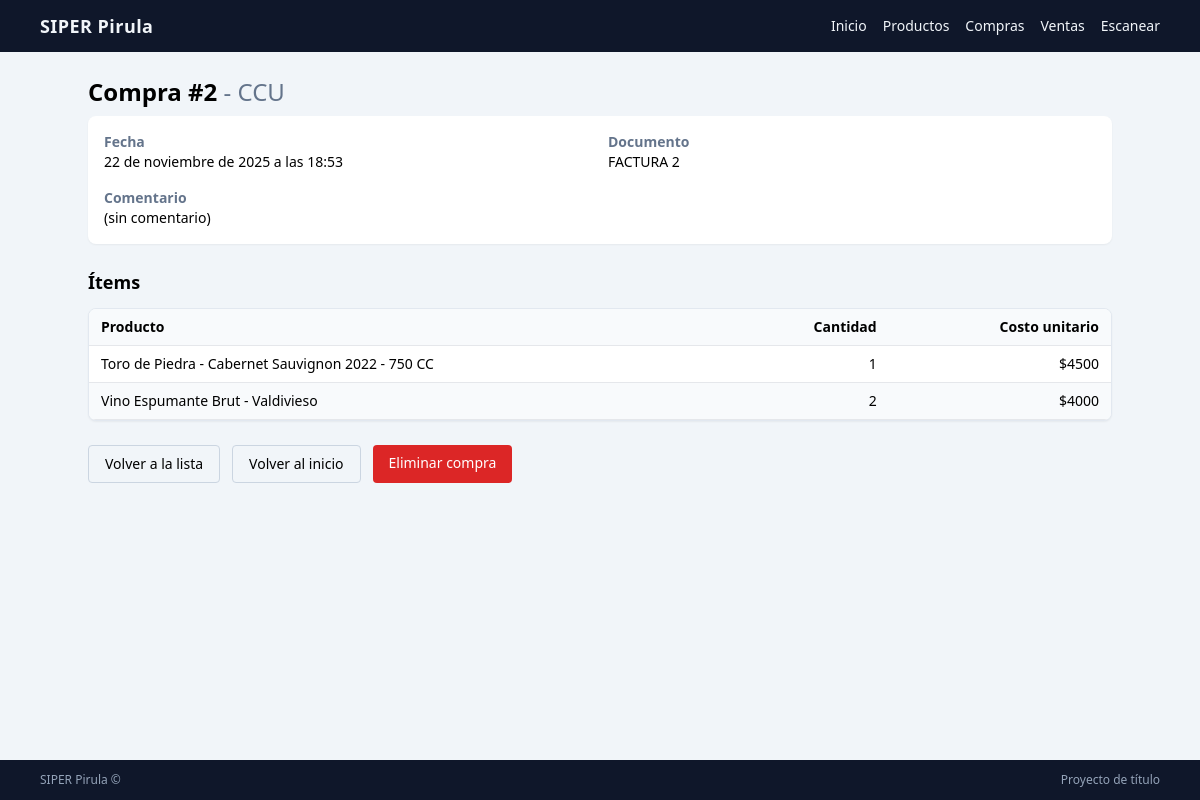
Page /inventario/compras/2/ (signed in) on the committed database.
### inventario/models.py (models this page shows, shortened)
class Compra(models.Model):
    DOC_FACTURA = "FACTURA"
    DOC_BOLETA = "BOLETA"
    DOC_GUIA = "GUIA"
    DOC_OTRO = "OTRO"
    DOC_CHOICES = [
        (DOC_FACTURA, "Factura"),
        (DOC_BOLETA, "Boleta"),
        (DOC_GUIA, "Guía de despacho"),
        (DOC_OTRO, "Otro"),
    ]
    negocio = models.ForeignKey(Negocio, on_delete=models.PROTECT)
    proveedor = models.ForeignKey(Proveedor, on_delete=models.PROTECT)
    doc_tipo = models.CharField(max_length=20, choices=DOC_CHOICES)
    doc_num = models.CharField(max_length=40, blank=True, null=True)
    fecha = models.DateTimeField(auto_now_add=True)
    comentario = models.CharField(max_length=200, blank=True, null=True)
    class Meta:
        db_table = "ingreso_compra"
        ordering = ["-fecha"]

class Proveedor(models.Model):
    negocio = models.ForeignKey(Negocio, on_delete=models.PROTECT)
    nombre = models.CharField(max_length=120)
    contacto = models.CharField(max_length=120, blank=True, null=True)
    telefono = models.CharField(max_length=40, blank=True, null=True)
    correo = models.EmailField(blank=True, null=True)
    activo = models.BooleanField(default=True)
    class Meta:
        db_table = "proveedor"
    def __str__(self):
        return self.nombre

class CompraItem(models.Model):
    compra = models.ForeignKey(
        Compra,
        on_delete=models.CASCADE,
        related_name="items",
    )
    producto = models.ForeignKey(Producto, on_delete=models.PROTECT)
    cantidad = models.PositiveIntegerField()
    costo_unit = models.PositiveIntegerField(
        help_text="Costo unitario en pesos chilenos"
    )
    class Meta:
        db_table = "ingreso_item"

class Producto(models.Model):
    negocio = models.ForeignKey(Negocio, on_delete=models.PROTECT)
    sku = models.CharField(max_length=40, blank=True, null=True)
    ean = models.CharField("Código de barras", max_length=40, unique=True)
    nombre = models.CharField(max_length=120)
    categoria = models.ForeignKey(Categoria, on_delete=models.PROTECT)
    precio = models.PositiveIntegerField(default=0, help_text="Precio de venta en pesos chilenos")
    costo = models.PositiveIntegerField(default=0, help_text="Costo en pesos chilenos")
    stock_min = models.IntegerField(default=0)
    ubicacion = models.CharField(max_length=60, blank=True, null=True)
    activo = models.BooleanField(default=True)
    imagen = models.ImageField(
        upload_to="productos/",
        blank=True,
        null=True,
    )
    class Meta:
        db_table = "producto"

### inventario/views.py (the view)
# urls.py: path("compras/<int:pk>/", views.CompraDetalleView.as_view(), name="compra_detalle"),
class CompraDetalleView(LoginRequiredMixin, DetailView):
    model = Compra
    template_name = "inventario/compras/compra_detalle.html"
    context_object_name = "compra"
    def get_queryset(self):
        negocio = self.request.user.perfilusuario.negocio
        return Compra.objects.filter(negocio=negocio)

### templates/inventario/compras/compra_detalle.html (shortened to what this page needs)
{% extends "../../core/base.html" %}
{% block content %}
<div class="max-w-5xl mx-auto">
    <h1 class="text-2xl font-bold mb-2">
        Compra #{{ compra.id }}
        <span class="text-slate-500 font-normal">
            - {{ compra.proveedor }}
        </span>
    </h1>
    <div class="bg-white rounded-lg shadow-sm p-4 mb-6 text-sm">
        <dl class="grid grid-cols-1 sm:grid-cols-2 gap-4">
            <div>
                <dt class="font-semibold text-slate-500">Fecha</dt>
                <dd>{{ compra.fecha }}</dd>
            </div>
            <div>
                <dt class="font-semibold text-slate-500">Documento</dt>
                <dd>{{ compra.doc_tipo }} {{ compra.doc_num }}</dd>
            </div>
            <div class="sm:col-span-2">
                <dt class="font-semibold text-slate-500">Comentario</dt>
                <dd>{{ compra.comentario|default:"(sin comentario)" }}</dd>
            </div>
        </dl>
    </div>
    <h2 class="text-lg font-semibold mb-3">Ítems</h2>
    {% if compra.items.all %}
        <div class="overflow-x-auto bg-white rounded-lg shadow-sm border border-slate-200">
            <table class="min-w-full text-sm">
                <thead class="bg-slate-50">
                    <tr>
                        <th class="px-3 py-2 text-left border-b">Producto</th>
                        <th class="px-3 py-2 text-right border-b">Cantidad</th>
                        <th class="px-3 py-2 text-right border-b">Costo unitario</th>
                    </tr>
                </thead>
                <tbody>
                    {% for item in compra.items.all %}
                        <tr class="odd:bg-white even:bg-slate-50">
                            <td class="px-3 py-2 border-b">
                                {{ item.producto.nombre }}
                            </td>
                            <td class="px-3 py-2 border-b text-right">
                                {{ item.cantidad }}
                            </td>
                            <td class="px-3 py-2 border-b text-right">
                                ${{ item.costo_unit }}
                            </td>
                        </tr>
                    {% endfor %}
                </tbody>
            </table>
        </div>
    {% else %}
        <div class="bg-white rounded-lg shadow-sm p-4 text-sm text-slate-600">
            No hay ítems en esta compra.
        </div>
    {% endif %}
    <div class="mt-6 flex flex-wrap gap-3">
        <a href="{% url 'inventario:compra_lista' %}"
           class="px-4 py-2 rounded border border-slate-300 text-sm hover:bg-slate-50">
            Volver a la lista
        </a>
        <a href="{% url 'core:dashboard' %}"
           class="px-4 py-2 rounded border border-slate-300 text-sm hover:bg-slate-50">
            Volver al inicio
        </a>
        <a href="{% url 'inventario:compra_eliminar' compra.pk %}"
           class="px-4 py-2 rounded bg-red-600 text-white text-sm hover:bg-red-700">
            Eliminar compra
        </a>
    </div>
</div>
{% endblock %}

### templates/core/base.html (shortened to what this page needs)
{% load static %}
<!DOCTYPE html>
<html lang="es">
<head>
    <script src="https://cdn.tailwindcss.com"></script>
</head>
<body class="bg-slate-100 min-h-screen flex flex-col">
    <header class="bg-slate-900 text-slate-100">
        <div class="max-w-6xl mx-auto px-4 py-3 flex items-center justify-between">
            <a href="{% url 'core:dashboard' %}" class="font-bold text-lg tracking-wide">
                SIPER Pirula
            </a>
            <nav class="flex gap-4 text-sm">
                <a href="{% url 'core:dashboard' %}" class="hover:text-amber-300">Inicio</a>
                <a href="{% url 'inventario:producto_lista' %}" class="hover:text-amber-300">Productos</a>
                <a href="{% url 'inventario:compra_lista' %}" class="hover:text-amber-300">Compras</a>
                <a href="{% url 'ventas:venta_lista' %}" class="hover:text-amber-300">Ventas</a>
                <a href="{% url 'inventario:scan_ean' %}" class="hover:text-amber-300">Escanear</a>
            </nav>
        </div>
    </header>
    <main class="flex-1">
        <div class="max-w-6xl mx-auto px-4 py-6">
            {% block content %}{% endblock %}
        </div>
    </main>
    <footer class="bg-slate-900 text-slate-400 text-xs">
        <div class="max-w-6xl mx-auto px-4 py-3 flex justify-between">
            <span>SIPER Pirula &copy; {{ now|date:"Y" }}</span>
            <span>Proyecto de título</span>
        </div>
    </footer>
</body>
</html>

### rows in the picture
Compra: id "2", proveedor "CCU", fecha "22 de noviembre de 2025 a las 18:53", doc_tipo "FACTURA", doc_num "2", comentario "(sin comentario)"
CompraItem: producto.nombre "Toro de Piedra - Cabernet Sauvignon 2022 - 750 CC", cantidad "1", costo_unit "4500"
CompraItem: producto.nombre "Vino Espumante Brut - Valdivieso", cantidad "2", costo_unit "4000"
